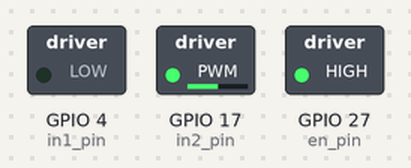
Recording of a program running on a simulated Raspberry Pi (BCM pin numbers). Parts: switched loads named in the program (green lamp = pin HIGH).

Above: at 0.1 s.
Timing chart, 0 to 1.6 s (numbered marks = the images above):
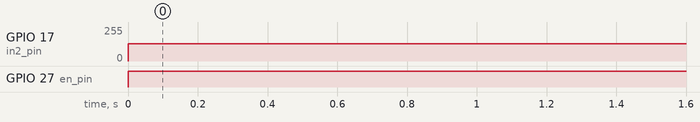

Measured:
- by itself, GPIO 17 (in2_pin): 0/255 → 128/255 at 0.00 s
- by itself, GPIO 27 (en_pin): LOW → HIGH at 0.00 s

The program:

motor.py
```python
import time
import sys, os
import RPi.GPIO as GPIO

GPIO.setmode(GPIO.BCM)


def main():

    in1_pin = 4
    in2_pin = 17
    en_pin = 27

    GPIO.setup(in1_pin, GPIO.OUT)
    GPIO.setup(in2_pin, GPIO.OUT)
    GPIO.setup(en_pin, GPIO.OUT)

    GPIO.output(en_pin, GPIO.HIGH)
    pwm = GPIO.PWM(in2_pin, 500)
    GPIO.output(in1_pin, GPIO.LOW)
    #GPIO.output(in2_pin, GPIO.HIGH)
    pwm.start(50)

    time.sleep(200)
    #pwm1 = GPIO.PWM(4,500)
    #pwm2 = GPIO.PWM(17,500)

    #pwm1.start(50)

    #time.sleep(1)
    #pwm1.ChangeDutyCycle(0)
    #pwm2.start(50)
    #
    #time.sleep(1)
    #
    GPIO.cleanup()

if __name__ == '__main__':
    try:
        main()
    except KeyboardInterrupt:
        GPIO.cleanup()
        sys.exit(0)
```
